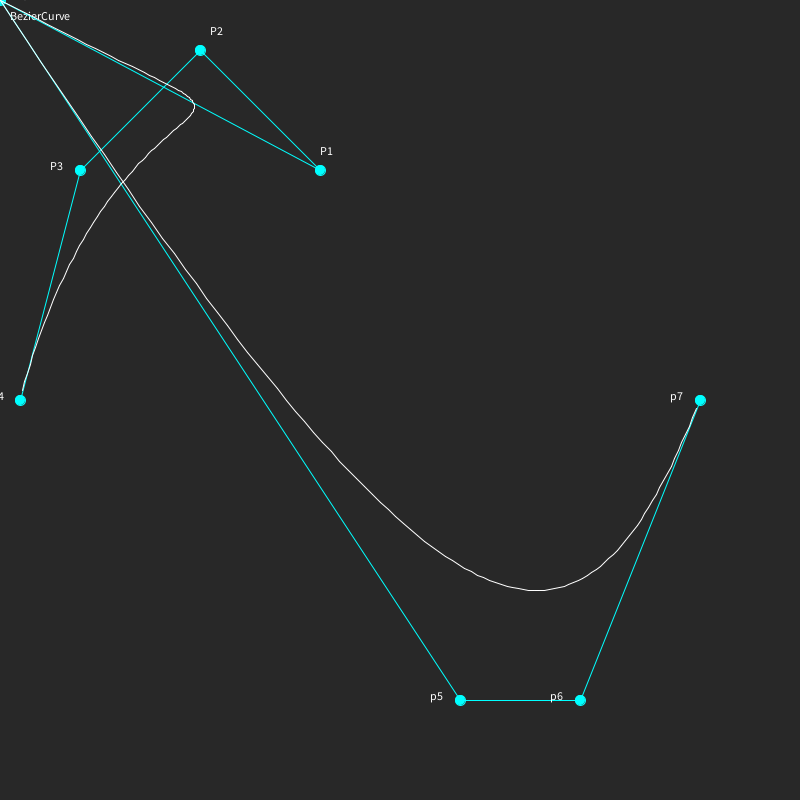
Frame 1 (no input)
Frame 60 (the mouse pressed at the canvas centre just before this capture): identical to frame 1, image omitted
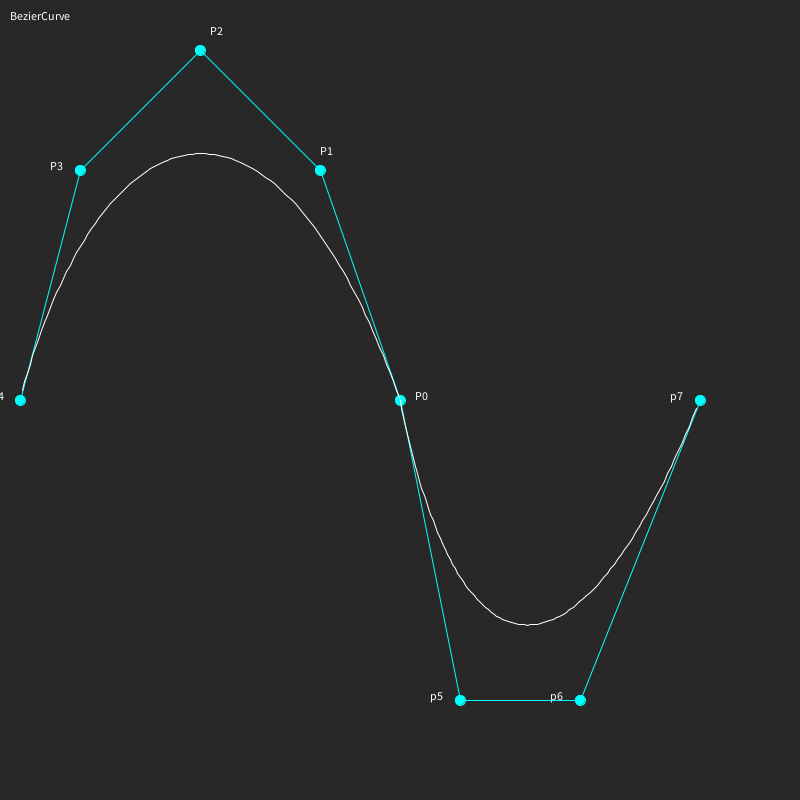
Frame 120 (the mouse held since frame 60 and released just before this capture)

The Processing sketch that drew these frames (run headless with seeded random() and noise(); from frame 60 on, the mouse is pressed at the canvas centre):

// Processing sketch: DoubleBezierCurve
// ── DoubleBezierCurve.pde
class BezierCurve {

  PVector P0, P1, P2, P3, P4, P5, P6, P7;
  PVector[] R1,R2;
  int tn;

  BezierCurve() {
    P4 = new PVector(); P4.x =  20; P4.y = 400;
    P3 = new PVector(); P3.x =  80; P3.y = 170;
    P2 = new PVector(); P2.x = 200; P2.y =  50;
    P1 = new PVector(); P1.x = 320; P1.y = 170;
    P0 = new PVector(); P0.x = 380; P0.y = 400;
    P5 = new PVector(); P5.x = 460; P5.y = 700;
    P6 = new PVector(); P6.x = 580; P6.y = 700;
    P7 = new PVector(); P7.x = 700; P7.y = 400;

    tn = 100;
    R1 = new PVector[tn];
    R2 = new PVector[tn];
  }

  void draw() {

    int   i, tt;
    float t1=0.0;
    float t2=0.0;
    float ts = (float)1 / tn;
    float B30t, B31t, B32t, B33t, B34t, B35t, B36t, B37t, B38t;

    stroke(0, 255, 255);
    fill(0, 255, 255, 30);
    line(P0.x, P0.y, P1.x, P1.y);
    line(P1.x, P1.y, P2.x, P2.y);
    line(P2.x, P2.y, P3.x, P3.y);
    line(P3.x, P3.y, P4.x, P4.y);
    line(P0.x, P0.y, P5.x, P5.y);
    line(P5.x, P5.y, P6.x, P6.y);
    line(P6.x, P6.y, P7.x, P7.y);

    fill(0, 255, 255);
    ellipse(P0.x, P0.y, 10, 10);
    ellipse(P1.x, P1.y, 10, 10);
    ellipse(P2.x, P2.y, 10, 10);
    ellipse(P3.x, P3.y, 10, 10);
    ellipse(P4.x, P4.y, 10, 10);
    ellipse(P5.x, P5.y, 10, 10);
    ellipse(P6.x, P6.y, 10, 10);
    ellipse(P7.x, P7.y, 10, 10);

    // text control points
    fill(255, 255, 255);
    text("P0", P0.x+15, P0.y   ); // p0
    text("P1", P1.x,    P1.y-15); // p1
    text("P2", P2.x+10, P2.y-15); // p2
    text("P3", P3.x-30, P3.y   ); // p3
    text("p4", P4.x-30, P4.y   ); // P4
    text("p5", P5.x-30, P5.y   ); // P5
    text("p6", P6.x-30, P6.y   ); // P6
    text("p7", P7.x-30, P7.y   ); // P7

    noFill();
    stroke(255, 255, 255);

    for(tt = 0; tt < tn ; tt+=1) {
        B30t =  (1-t1)*(1-t1)*(1-t1)*(1-t1);
        B31t =  4*(1-t1)*(1-t1)*(1-t1)*t1;
        B32t =  6*(1-t1)*(1-t1)*t1*t1;
        B33t =  4*(1-t1)*t1*t1*t1;
        B34t =  t1*t1*t1*t1;

        R1[tt] = new PVector();
        R1[tt].x = B30t*P0.x + B31t*P1.x + B32t*P2.x + B33t*P3.x + B34t*P4.x;
        R1[tt].y = B30t*P0.y + B31t*P1.y + B32t*P2.y + B33t*P3.y + B34t*P4.y;

      if(tt!=0) line(R1[tt-1].x,R1[tt-1].y,R1[tt].x,R1[tt].y);
      t1 = t1 + ts;
    }
    for(int ttt = 0; ttt < tn ; ttt+=1) {
        B35t =  (1-t2)*(1-t2)*(1-t2);
        B36t =  3*(1-t2)*(1-t2)*t2;
        B37t =  3*(1-t2)*t2*t2;
        B38t =  t2*t2*t2;

        R2[ttt] = new PVector();
        R2[ttt].x = B35t*P0.x + B36t*P5.x + B37t*P6.x + B38t*P7.x ;
        R2[ttt].y = B35t*P0.y + B36t*P5.y + B37t*P6.y + B38t*P7.y ;

      if(ttt!=0) line(R2[ttt-1].x,R2[ttt-1].y,R2[ttt].x,R2[ttt].y);
      t2 = t2 + ts;
    }
  }
}

BezierCurve b0;

void setup() {
  size(800, 800);
  b0 = new BezierCurve();
}

void draw() {
  background(40);

  text("BezierCurve", 10, 20);

  b0.P0.x = mouseX; b0.P0.y = mouseY;

  b0.draw();
}
